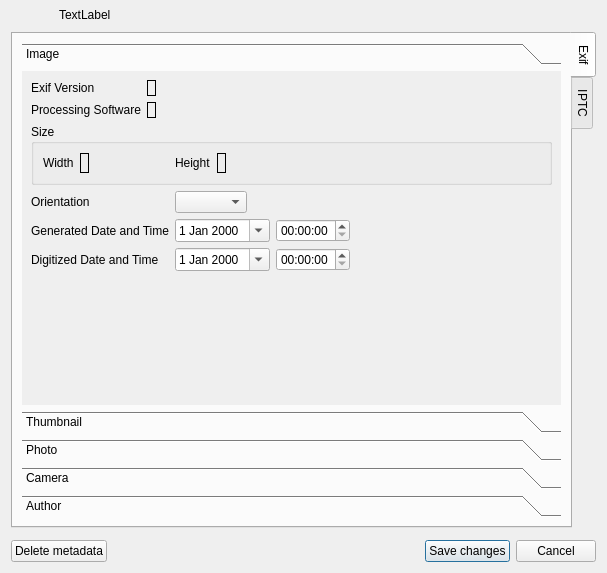
<?xml version="1.0" encoding="UTF-8"?>
<ui version="4.0">
 <class>MetadataDialog</class>
 <widget class="QDialog" name="MetadataDialog">
  <property name="geometry">
   <rect>
    <x>0</x>
    <y>0</y>
    <width>607</width>
    <height>573</height>
   </rect>
  </property>
  <property name="windowTitle">
   <string>Metadata - SIR</string>
  </property>
  <layout class="QGridLayout" name="gridLayout_3">
   <property name="topMargin">
    <number>4</number>
   </property>
   <item row="0" column="0">
    <layout class="QHBoxLayout" name="horizontalLayout_3">
     <property name="spacing">
      <number>0</number>
     </property>
     <item>
      <widget class="QPushButton" name="previousButton">
       <property name="sizePolicy">
        <sizepolicy hsizetype="Fixed" vsizetype="Fixed">
         <horstretch>0</horstretch>
         <verstretch>0</verstretch>
        </sizepolicy>
       </property>
       <property name="maximumSize">
        <size>
         <width>24</width>
         <height>24</height>
        </size>
       </property>
       <property name="flat">
        <bool>true</bool>
       </property>
      </widget>
     </item>
     <item>
      <widget class="QPushButton" name="nextButton">
       <property name="sizePolicy">
        <sizepolicy hsizetype="Fixed" vsizetype="Fixed">
         <horstretch>0</horstretch>
         <verstretch>0</verstretch>
        </sizepolicy>
       </property>
       <property name="maximumSize">
        <size>
         <width>24</width>
         <height>24</height>
        </size>
       </property>
       <property name="flat">
        <bool>true</bool>
       </property>
      </widget>
     </item>
     <item>
      <widget class="QLabel" name="filePathLabel">
       <property name="text">
        <string>TextLabel</string>
       </property>
      </widget>
     </item>
    </layout>
   </item>
   <item row="1" column="0">
    <widget class="QTabWidget" name="tabWidget">
     <property name="tabPosition">
      <enum>QTabWidget::East</enum>
     </property>
     <property name="currentIndex">
      <number>0</number>
     </property>
     <widget class="QWidget" name="exifTab">
      <attribute name="title">
       <string>Exif</string>
      </attribute>
      <layout class="QVBoxLayout" name="verticalLayout">
       <item>
        <widget class="QToolBox" name="exifToolBox">
         <property name="currentIndex">
          <number>0</number>
         </property>
         <widget class="QWidget" name="imagePage">
          <property name="geometry">
           <rect>
            <x>0</x>
            <y>0</y>
            <width>540</width>
            <height>318</height>
           </rect>
          </property>
          <attribute name="label">
           <string>Image</string>
          </attribute>
          <layout class="QVBoxLayout" name="verticalLayout_7">
           <item>
            <layout class="QHBoxLayout" name="horizontalLayout_5">
             <item>
              <layout class="QVBoxLayout" name="verticalLayout_9">
               <item>
                <widget class="QLabel" name="label_5">
                 <property name="text">
                  <string>Exif Version</string>
                 </property>
                </widget>
               </item>
               <item>
                <widget class="QLabel" name="label_2">
                 <property name="text">
                  <string>Processing Software</string>
                 </property>
                </widget>
               </item>
              </layout>
             </item>
             <item>
              <layout class="QVBoxLayout" name="verticalLayout_10">
               <item>
                <widget class="QLabel" name="exifVersionLabel">
                 <property name="frameShape">
                  <enum>QFrame::Panel</enum>
                 </property>
                </widget>
               </item>
               <item>
                <widget class="QLabel" name="exifProcessingSoftLabel">
                 <property name="frameShape">
                  <enum>QFrame::Panel</enum>
                 </property>
                </widget>
               </item>
              </layout>
             </item>
             <item>
              <spacer name="horizontalSpacer_5">
               <property name="orientation">
                <enum>Qt::Horizontal</enum>
               </property>
               <property name="sizeHint" stdset="0">
                <size>
                 <width>40</width>
                 <height>20</height>
                </size>
               </property>
              </spacer>
             </item>
            </layout>
           </item>
           <item>
            <widget class="QGroupBox" name="groupBox_4">
             <property name="title">
              <string>Size</string>
             </property>
             <layout class="QHBoxLayout" name="horizontalLayout">
              <item>
               <widget class="QLabel" name="label_8">
                <property name="text">
                 <string>Width</string>
                </property>
               </widget>
              </item>
              <item>
               <widget class="QLabel" name="exifWidthLabel">
                <property name="frameShape">
                 <enum>QFrame::Panel</enum>
                </property>
               </widget>
              </item>
              <item>
               <spacer name="horizontalSpacer_2">
                <property name="orientation">
                 <enum>Qt::Horizontal</enum>
                </property>
                <property name="sizeType">
                 <enum>QSizePolicy::Preferred</enum>
                </property>
                <property name="sizeHint" stdset="0">
                 <size>
                  <width>80</width>
                  <height>20</height>
                 </size>
                </property>
               </spacer>
              </item>
              <item>
               <widget class="QLabel" name="label_6">
                <property name="text">
                 <string>Height</string>
                </property>
               </widget>
              </item>
              <item>
               <widget class="QLabel" name="exifHeightLabel">
                <property name="frameShape">
                 <enum>QFrame::Panel</enum>
                </property>
               </widget>
              </item>
              <item>
               <spacer name="horizontalSpacer_3">
                <property name="orientation">
                 <enum>Qt::Horizontal</enum>
                </property>
                <property name="sizeHint" stdset="0">
                 <size>
                  <width>40</width>
                  <height>20</height>
                 </size>
                </property>
               </spacer>
              </item>
             </layout>
            </widget>
           </item>
           <item>
            <layout class="QGridLayout" name="gridLayout_4">
             <item row="1" column="0">
              <widget class="QLabel" name="label">
               <property name="text">
                <string>Generated Date and Time</string>
               </property>
              </widget>
             </item>
             <item row="0" column="0">
              <widget class="QLabel" name="label_9">
               <property name="text">
                <string>Orientation</string>
               </property>
              </widget>
             </item>
             <item row="2" column="0">
              <widget class="QLabel" name="label_3">
               <property name="text">
                <string>Digitized Date and Time</string>
               </property>
              </widget>
             </item>
             <item row="1" column="3">
              <spacer name="horizontalSpacer">
               <property name="orientation">
                <enum>Qt::Horizontal</enum>
               </property>
               <property name="sizeHint" stdset="0">
                <size>
                 <width>40</width>
                 <height>20</height>
                </size>
               </property>
              </spacer>
             </item>
             <item row="1" column="1">
              <widget class="QDateEdit" name="exifOriginalDateEdit">
               <property name="calendarPopup">
                <bool>true</bool>
               </property>
              </widget>
             </item>
             <item row="2" column="1">
              <widget class="QDateEdit" name="exifDigitizedDateEdit">
               <property name="calendarPopup">
                <bool>true</bool>
               </property>
              </widget>
             </item>
             <item row="1" column="2">
              <widget class="QTimeEdit" name="exifOriginalTimeEdit"/>
             </item>
             <item row="2" column="2">
              <widget class="QTimeEdit" name="exifDigitizedTimeEdit"/>
             </item>
             <item row="0" column="1" colspan="2">
              <widget class="QComboBox" name="exifOrientationComboBox">
               <property name="sizePolicy">
                <sizepolicy hsizetype="Maximum" vsizetype="Fixed">
                 <horstretch>0</horstretch>
                 <verstretch>0</verstretch>
                </sizepolicy>
               </property>
              </widget>
             </item>
            </layout>
           </item>
           <item>
            <spacer name="verticalSpacer_2">
             <property name="orientation">
              <enum>Qt::Vertical</enum>
             </property>
             <property name="sizeHint" stdset="0">
              <size>
               <width>20</width>
               <height>40</height>
              </size>
             </property>
            </spacer>
           </item>
          </layout>
         </widget>
         <widget class="QWidget" name="thumbPage">
          <property name="geometry">
           <rect>
            <x>0</x>
            <y>0</y>
            <width>540</width>
            <height>318</height>
           </rect>
          </property>
          <attribute name="label">
           <string>Thumbnail</string>
          </attribute>
          <layout class="QVBoxLayout" name="verticalLayout_18">
           <item>
            <widget class="QLabel" name="exifThumbnailLabel">
             <property name="text">
              <string>Thumbnail Label</string>
             </property>
             <property name="alignment">
              <set>Qt::AlignCenter</set>
             </property>
             <property name="margin">
              <number>5</number>
             </property>
            </widget>
           </item>
           <item>
            <widget class="QGroupBox" name="groupBox_5">
             <property name="title">
              <string>Size</string>
             </property>
             <layout class="QHBoxLayout" name="horizontalLayout_7">
              <item>
               <widget class="QLabel" name="label_17">
                <property name="text">
                 <string>Width</string>
                </property>
               </widget>
              </item>
              <item>
               <widget class="QLabel" name="exifThumbnailWidthLabel">
                <property name="frameShape">
                 <enum>QFrame::Panel</enum>
                </property>
                <property name="text">
                 <string>TextLabel</string>
                </property>
               </widget>
              </item>
              <item>
               <spacer name="horizontalSpacer_8">
                <property name="orientation">
                 <enum>Qt::Horizontal</enum>
                </property>
                <property name="sizeType">
                 <enum>QSizePolicy::Preferred</enum>
                </property>
                <property name="sizeHint" stdset="0">
                 <size>
                  <width>80</width>
                  <height>20</height>
                 </size>
                </property>
               </spacer>
              </item>
              <item>
               <widget class="QLabel" name="label_18">
                <property name="text">
                 <string>Height</string>
                </property>
               </widget>
              </item>
              <item>
               <widget class="QLabel" name="exifThumbnailHeightLabel">
                <property name="frameShape">
                 <enum>QFrame::Panel</enum>
                </property>
                <property name="text">
                 <string>TextLabel</string>
                </property>
               </widget>
              </item>
              <item>
               <spacer name="horizontalSpacer_9">
                <property name="orientation">
                 <enum>Qt::Horizontal</enum>
                </property>
                <property name="sizeHint" stdset="0">
                 <size>
                  <width>40</width>
                  <height>20</height>
                 </size>
                </property>
               </spacer>
              </item>
             </layout>
            </widget>
           </item>
           <item>
            <spacer name="verticalSpacer_4">
             <property name="orientation">
              <enum>Qt::Vertical</enum>
             </property>
             <property name="sizeHint" stdset="0">
              <size>
               <width>20</width>
               <height>40</height>
              </size>
             </property>
            </spacer>
           </item>
          </layout>
         </widget>
         <widget class="QWidget" name="photoPage">
          <property name="geometry">
           <rect>
            <x>0</x>
            <y>0</y>
            <width>540</width>
            <height>318</height>
           </rect>
          </property>
          <attribute name="label">
           <string>Photo</string>
          </attribute>
          <layout class="QGridLayout" name="gridLayout">
           <item row="5" column="0" colspan="5">
            <widget class="QGroupBox" name="groupBox_6">
             <property name="title">
              <string>Exposure program</string>
             </property>
             <layout class="QVBoxLayout" name="verticalLayout_22">
              <item>
               <widget class="QComboBox" name="exifExpProgramComboBox">
                <property name="sizePolicy">
                 <sizepolicy hsizetype="Expanding" vsizetype="Fixed">
                  <horstretch>0</horstretch>
                  <verstretch>0</verstretch>
                 </sizepolicy>
                </property>
               </widget>
              </item>
             </layout>
            </widget>
           </item>
           <item row="6" column="0" colspan="5">
            <widget class="QGroupBox" name="groupBox_7">
             <property name="title">
              <string>Light metering mode</string>
             </property>
             <layout class="QVBoxLayout" name="verticalLayout_23">
              <item>
               <widget class="QComboBox" name="exifLightMeteringModeComboBox">
                <property name="sizePolicy">
                 <sizepolicy hsizetype="Expanding" vsizetype="Fixed">
                  <horstretch>0</horstretch>
                  <verstretch>0</verstretch>
                 </sizepolicy>
                </property>
               </widget>
              </item>
             </layout>
            </widget>
           </item>
           <item row="7" column="0" colspan="5">
            <widget class="QGroupBox" name="groupBox_8">
             <property name="title">
              <string>Flash mode</string>
             </property>
             <layout class="QVBoxLayout" name="verticalLayout_24">
              <item>
               <widget class="QComboBox" name="exifFlashModeComboBox">
                <property name="sizePolicy">
                 <sizepolicy hsizetype="Expanding" vsizetype="Fixed">
                  <horstretch>0</horstretch>
                  <verstretch>0</verstretch>
                 </sizepolicy>
                </property>
               </widget>
              </item>
             </layout>
            </widget>
           </item>
           <item row="0" column="0">
            <widget class="QLabel" name="label_11">
             <property name="text">
              <string>Focal length</string>
             </property>
            </widget>
           </item>
           <item row="3" column="0">
            <widget class="QLabel" name="label_7">
             <property name="text">
              <string>Exposure time</string>
             </property>
            </widget>
           </item>
           <item row="4" column="0">
            <widget class="QLabel" name="label_13">
             <property name="text">
              <string>Exposure bias</string>
             </property>
            </widget>
           </item>
           <item row="0" column="1">
            <widget class="QDoubleSpinBox" name="exifFocalLengthSpinBox">
             <property name="suffix">
              <string> mm</string>
             </property>
             <property name="decimals">
              <number>1</number>
             </property>
             <property name="singleStep">
              <double>0.100000000000000</double>
             </property>
            </widget>
           </item>
           <item row="3" column="1">
            <widget class="TimeComboBox" name="exifExpTimeComboBox">
             <property name="editable">
              <bool>true</bool>
             </property>
             <item>
              <property name="text">
               <string>1/2000 s</string>
              </property>
             </item>
             <item>
              <property name="text">
               <string>1/1600 s</string>
              </property>
             </item>
             <item>
              <property name="text">
               <string>1/1250 s</string>
              </property>
             </item>
             <item>
              <property name="text">
               <string>1/1000 s</string>
              </property>
             </item>
             <item>
              <property name="text">
               <string>1/800 s</string>
              </property>
             </item>
             <item>
              <property name="text">
               <string>1/640 s</string>
              </property>
             </item>
             <item>
              <property name="text">
               <string>1/500 s</string>
              </property>
             </item>
             <item>
              <property name="text">
               <string>1/400 s</string>
              </property>
             </item>
             <item>
              <property name="text">
               <string>1/320 s</string>
              </property>
             </item>
             <item>
              <property name="text">
               <string>1/250 s</string>
              </property>
             </item>
             <item>
              <property name="text">
               <string>1/200 s</string>
              </property>
             </item>
             <item>
              <property name="text">
               <string>1/160 s</string>
              </property>
             </item>
             <item>
              <property name="text">
               <string>1/125 s</string>
              </property>
             </item>
             <item>
              <property name="text">
               <string>1/100 s</string>
              </property>
             </item>
             <item>
              <property name="text">
               <string>1/80 s</string>
              </property>
             </item>
             <item>
              <property name="text">
               <string>1/60 s</string>
              </property>
             </item>
             <item>
              <property name="text">
               <string>1/50 s</string>
              </property>
             </item>
             <item>
              <property name="text">
               <string>1/40 s</string>
              </property>
             </item>
             <item>
              <property name="text">
               <string>1/30 s</string>
              </property>
             </item>
             <item>
              <property name="text">
               <string>1/25 s</string>
              </property>
             </item>
             <item>
              <property name="text">
               <string>1/20 s</string>
              </property>
             </item>
             <item>
              <property name="text">
               <string>1/15 s</string>
              </property>
             </item>
             <item>
              <property name="text">
               <string>1/13 s</string>
              </property>
             </item>
             <item>
              <property name="text">
               <string>1/10 s</string>
              </property>
             </item>
             <item>
              <property name="text">
               <string>1/8 s</string>
              </property>
             </item>
             <item>
              <property name="text">
               <string>1/6 s</string>
              </property>
             </item>
             <item>
              <property name="text">
               <string>1/5 s</string>
              </property>
             </item>
             <item>
              <property name="text">
               <string>1/4 s</string>
              </property>
             </item>
             <item>
              <property name="text">
               <string>1/3 s</string>
              </property>
             </item>
             <item>
              <property name="text">
               <string>2/5 s</string>
              </property>
             </item>
             <item>
              <property name="text">
               <string>1/2 s</string>
              </property>
             </item>
             <item>
              <property name="text">
               <string>2/3 s</string>
              </property>
             </item>
             <item>
              <property name="text">
               <string>4/5 s</string>
              </property>
             </item>
             <item>
              <property name="text">
               <string>1 s</string>
              </property>
             </item>
             <item>
              <property name="text">
               <string>1 1/3 s</string>
              </property>
             </item>
             <item>
              <property name="text">
               <string>1 2/3 s</string>
              </property>
             </item>
             <item>
              <property name="text">
               <string>2 s</string>
              </property>
             </item>
             <item>
              <property name="text">
               <string>2 1/2 s</string>
              </property>
             </item>
             <item>
              <property name="text">
               <string>3 1/5 s</string>
              </property>
             </item>
             <item>
              <property name="text">
               <string>4 s</string>
              </property>
             </item>
             <item>
              <property name="text">
               <string>5 s</string>
              </property>
             </item>
             <item>
              <property name="text">
               <string>6 s</string>
              </property>
             </item>
             <item>
              <property name="text">
               <string>8 s</string>
              </property>
             </item>
             <item>
              <property name="text">
               <string>10 s</string>
              </property>
             </item>
             <item>
              <property name="text">
               <string>13 s</string>
              </property>
             </item>
             <item>
              <property name="text">
               <string>15 s</string>
              </property>
             </item>
            </widget>
           </item>
           <item row="4" column="1">
            <widget class="QDoubleSpinBox" name="exifExpBiasSpinBox">
             <property name="suffix">
              <string>EV</string>
             </property>
             <property name="decimals">
              <number>1</number>
             </property>
             <property name="minimum">
              <double>-100.099999999999994</double>
             </property>
             <property name="singleStep">
              <double>0.500000000000000</double>
             </property>
            </widget>
           </item>
           <item row="0" column="3">
            <widget class="QLabel" name="label_10">
             <property name="text">
              <string>Aperture</string>
             </property>
            </widget>
           </item>
           <item row="3" column="3">
            <widget class="QLabel" name="label_12">
             <property name="text">
              <string>Shutter Speed</string>
             </property>
            </widget>
           </item>
           <item row="4" column="3">
            <widget class="QLabel" name="label_4">
             <property name="text">
              <string>ISO Speed</string>
             </property>
            </widget>
           </item>
           <item row="0" column="4">
            <widget class="QDoubleSpinBox" name="exifApertureSpinBox">
             <property name="prefix">
              <string>F</string>
             </property>
             <property name="decimals">
              <number>1</number>
             </property>
            </widget>
           </item>
           <item row="3" column="4">
            <widget class="TimeComboBox" name="exifShutterTimeComboBox">
             <property name="editable">
              <bool>true</bool>
             </property>
             <item>
              <property name="text">
               <string>1/2048 s</string>
              </property>
             </item>
             <item>
              <property name="text">
               <string>1/1024 s</string>
              </property>
             </item>
             <item>
              <property name="text">
               <string>1/512 s</string>
              </property>
             </item>
             <item>
              <property name="text">
               <string>1/256 s</string>
              </property>
             </item>
             <item>
              <property name="text">
               <string>1/128 s</string>
              </property>
             </item>
             <item>
              <property name="text">
               <string>1/64 s</string>
              </property>
             </item>
             <item>
              <property name="text">
               <string>1/32 s</string>
              </property>
             </item>
             <item>
              <property name="text">
               <string>1/16 s</string>
              </property>
             </item>
             <item>
              <property name="text">
               <string>1/8 s</string>
              </property>
             </item>
             <item>
              <property name="text">
               <string>1/4 s</string>
              </property>
             </item>
             <item>
              <property name="text">
               <string>1/2 s</string>
              </property>
             </item>
             <item>
              <property name="text">
               <string>1 s</string>
              </property>
             </item>
             <item>
              <property name="text">
               <string>2 s</string>
              </property>
             </item>
             <item>
              <property name="text">
               <string>4 s</string>
              </property>
             </item>
             <item>
              <property name="text">
               <string>8 s</string>
              </property>
             </item>
            </widget>
           </item>
           <item row="4" column="4">
            <widget class="QSpinBox" name="exifIsoSpeedSpinBox">
             <property name="maximum">
              <number>10000</number>
             </property>
             <property name="singleStep">
              <number>50</number>
             </property>
            </widget>
           </item>
           <item row="3" column="2">
            <spacer name="horizontalSpacer_6">
             <property name="orientation">
              <enum>Qt::Horizontal</enum>
             </property>
             <property name="sizeType">
              <enum>QSizePolicy::Preferred</enum>
             </property>
             <property name="sizeHint" stdset="0">
              <size>
               <width>40</width>
               <height>20</height>
              </size>
             </property>
            </spacer>
           </item>
           <item row="8" column="0" colspan="5">
            <spacer name="verticalSpacer_3">
             <property name="orientation">
              <enum>Qt::Vertical</enum>
             </property>
             <property name="sizeHint" stdset="0">
              <size>
               <width>20</width>
               <height>40</height>
              </size>
             </property>
            </spacer>
           </item>
          </layout>
         </widget>
         <widget class="QWidget" name="camPage">
          <property name="geometry">
           <rect>
            <x>0</x>
            <y>0</y>
            <width>540</width>
            <height>318</height>
           </rect>
          </property>
          <attribute name="label">
           <string>Camera</string>
          </attribute>
          <layout class="QVBoxLayout" name="verticalLayout_21">
           <item>
            <layout class="QHBoxLayout" name="horizontalLayout_9">
             <item>
              <layout class="QVBoxLayout" name="verticalLayout_19">
               <item>
                <widget class="QLabel" name="label_20">
                 <property name="text">
                  <string>Manufacturer</string>
                 </property>
                </widget>
               </item>
               <item>
                <widget class="QLabel" name="label_21">
                 <property name="text">
                  <string>Model</string>
                 </property>
                </widget>
               </item>
              </layout>
             </item>
             <item>
              <layout class="QVBoxLayout" name="verticalLayout_20">
               <item>
                <widget class="HistoryComboBox" name="exifManufacturerComboBox">
                 <property name="sizePolicy">
                  <sizepolicy hsizetype="Expanding" vsizetype="Fixed">
                   <horstretch>0</horstretch>
                   <verstretch>0</verstretch>
                  </sizepolicy>
                 </property>
                </widget>
               </item>
               <item>
                <widget class="HistoryComboBox" name="exifModelComboBox">
                 <property name="sizePolicy">
                  <sizepolicy hsizetype="Expanding" vsizetype="Fixed">
                   <horstretch>0</horstretch>
                   <verstretch>0</verstretch>
                  </sizepolicy>
                 </property>
                </widget>
               </item>
              </layout>
             </item>
            </layout>
           </item>
           <item>
            <spacer name="verticalSpacer_5">
             <property name="orientation">
              <enum>Qt::Vertical</enum>
             </property>
             <property name="sizeHint" stdset="0">
              <size>
               <width>20</width>
               <height>40</height>
              </size>
             </property>
            </spacer>
           </item>
          </layout>
         </widget>
         <widget class="QWidget" name="authorPage">
          <property name="geometry">
           <rect>
            <x>0</x>
            <y>0</y>
            <width>540</width>
            <height>318</height>
           </rect>
          </property>
          <attribute name="label">
           <string>Author</string>
          </attribute>
          <layout class="QVBoxLayout" name="verticalLayout_5">
           <item>
            <widget class="QGroupBox" name="groupBox">
             <property name="title">
              <string>Artist</string>
             </property>
             <layout class="QVBoxLayout" name="verticalLayout_2">
              <item>
               <widget class="HistoryComboBox" name="exifArtistComboBox"/>
              </item>
             </layout>
            </widget>
           </item>
           <item>
            <widget class="QGroupBox" name="groupBox_2">
             <property name="title">
              <string>Copyright</string>
             </property>
             <layout class="QVBoxLayout" name="verticalLayout_3">
              <item>
               <widget class="HistoryComboBox" name="exifCopyrightComboBox"/>
              </item>
             </layout>
            </widget>
           </item>
           <item>
            <widget class="QGroupBox" name="groupBox_3">
             <property name="title">
              <string>User Comment</string>
             </property>
             <layout class="QVBoxLayout" name="verticalLayout_6">
              <item>
               <widget class="HistoryComboBox" name="exifUserCommentComboBox"/>
              </item>
             </layout>
            </widget>
           </item>
           <item>
            <spacer name="verticalSpacer">
             <property name="orientation">
              <enum>Qt::Vertical</enum>
             </property>
             <property name="sizeHint" stdset="0">
              <size>
               <width>20</width>
               <height>40</height>
              </size>
             </property>
            </spacer>
           </item>
          </layout>
         </widget>
        </widget>
       </item>
      </layout>
     </widget>
     <widget class="QWidget" name="iptcTab">
      <attribute name="title">
       <string>IPTC</string>
      </attribute>
      <layout class="QGridLayout" name="gridLayout_2">
       <item row="4" column="0">
        <widget class="QLabel" name="label_24">
         <property name="text">
          <string>Copyright:</string>
         </property>
        </widget>
       </item>
       <item row="0" column="0">
        <widget class="QLabel" name="label_14">
         <property name="text">
          <string>Model version:</string>
         </property>
        </widget>
       </item>
       <item row="8" column="0">
        <widget class="QLabel" name="label_28">
         <property name="text">
          <string>Country:</string>
         </property>
        </widget>
       </item>
       <item row="1" column="1">
        <widget class="QDateEdit" name="iptcCreatedDateEdit">
         <property name="calendarPopup">
          <bool>true</bool>
         </property>
        </widget>
       </item>
       <item row="2" column="0">
        <widget class="QLabel" name="label_22">
         <property name="text">
          <string>Digitized date:</string>
         </property>
        </widget>
       </item>
       <item row="1" column="0">
        <widget class="QLabel" name="label_15">
         <property name="text">
          <string>Created date:</string>
         </property>
        </widget>
       </item>
       <item row="4" column="1" colspan="3">
        <widget class="QLineEdit" name="iptcCopyrightLineEdit"/>
       </item>
       <item row="6" column="1" colspan="3">
        <widget class="QLineEdit" name="iptcKeywordsLineEdit"/>
       </item>
       <item row="1" column="3">
        <widget class="QTimeEdit" name="iptcCreatedTimeEdit"/>
       </item>
       <item row="6" column="0">
        <widget class="QLabel" name="label_26">
         <property name="text">
          <string>Keywords:</string>
         </property>
        </widget>
       </item>
       <item row="2" column="2">
        <widget class="QLabel" name="label_16">
         <property name="text">
          <string>Digitized time:</string>
         </property>
        </widget>
       </item>
       <item row="3" column="1" colspan="3">
        <widget class="QLineEdit" name="iptcByLineEdit"/>
       </item>
       <item row="0" column="1">
        <widget class="QLabel" name="iptcVersionLabel">
         <property name="frameShape">
          <enum>QFrame::Panel</enum>
         </property>
         <property name="text">
          <string>TextLabel</string>
         </property>
        </widget>
       </item>
       <item row="2" column="1">
        <widget class="QDateEdit" name="iptcDigitizedDateEdit">
         <property name="calendarPopup">
          <bool>true</bool>
         </property>
        </widget>
       </item>
       <item row="7" column="0">
        <widget class="QLabel" name="label_27">
         <property name="text">
          <string>Description:</string>
         </property>
         <property name="alignment">
          <set>Qt::AlignLeading|Qt::AlignLeft|Qt::AlignTop</set>
         </property>
        </widget>
       </item>
       <item row="5" column="1" colspan="3">
        <widget class="QLineEdit" name="iptcObjectNameLineEdit"/>
       </item>
       <item row="9" column="1" colspan="3">
        <widget class="QLineEdit" name="iptcCityLineEdit"/>
       </item>
       <item row="7" column="1" colspan="3">
        <widget class="QPlainTextEdit" name="iptcDescriptionTextEdit">
         <property name="sizePolicy">
          <sizepolicy hsizetype="Expanding" vsizetype="Maximum">
           <horstretch>0</horstretch>
           <verstretch>0</verstretch>
          </sizepolicy>
         </property>
        </widget>
       </item>
       <item row="1" column="2">
        <widget class="QLabel" name="label_19">
         <property name="text">
          <string>Created time:</string>
         </property>
        </widget>
       </item>
       <item row="9" column="0">
        <widget class="QLabel" name="label_29">
         <property name="text">
          <string>City:</string>
         </property>
        </widget>
       </item>
       <item row="3" column="0">
        <widget class="QLabel" name="label_23">
         <property name="text">
          <string>Author:</string>
         </property>
        </widget>
       </item>
       <item row="10" column="0">
        <widget class="QLabel" name="label_30">
         <property name="text">
          <string>Edit status:</string>
         </property>
        </widget>
       </item>
       <item row="8" column="1" colspan="3">
        <widget class="QLineEdit" name="iptcCountryLineEdit"/>
       </item>
       <item row="2" column="3">
        <widget class="QTimeEdit" name="iptcDigitizedTimeEdit"/>
       </item>
       <item row="5" column="0">
        <widget class="QLabel" name="label_25">
         <property name="text">
          <string>Object name:</string>
         </property>
        </widget>
       </item>
       <item row="10" column="1" colspan="2">
        <widget class="HistoryComboBox" name="iptcEditStatusComboBox"/>
       </item>
      </layout>
     </widget>
    </widget>
   </item>
   <item row="2" column="0">
    <layout class="QHBoxLayout" name="buttonsLayout">
     <property name="topMargin">
      <number>6</number>
     </property>
     <item>
      <widget class="QPushButton" name="deleteButton">
       <property name="text">
        <string>Delete metadata</string>
       </property>
       <property name="autoDefault">
        <bool>false</bool>
       </property>
      </widget>
     </item>
     <item>
      <spacer name="buttonsSpacer">
       <property name="orientation">
        <enum>Qt::Horizontal</enum>
       </property>
       <property name="sizeHint" stdset="0">
        <size>
         <width>40</width>
         <height>20</height>
        </size>
       </property>
      </spacer>
     </item>
     <item>
      <widget class="QPushButton" name="saveButton">
       <property name="text">
        <string>Save changes</string>
       </property>
       <property name="default">
        <bool>true</bool>
       </property>
      </widget>
     </item>
     <item>
      <widget class="QPushButton" name="cancelButton">
       <property name="text">
        <string>Cancel</string>
       </property>
      </widget>
     </item>
    </layout>
   </item>
  </layout>
 </widget>
 <customwidgets>
  <customwidget>
   <class>HistoryComboBox</class>
   <extends>QComboBox</extends>
   <header>widgets/HistoryComboBox.hpp</header>
  </customwidget>
  <customwidget>
   <class>TimeComboBox</class>
   <extends>QComboBox</extends>
   <header>widgets/TimeComboBox.hpp</header>
  </customwidget>
 </customwidgets>
 <resources>
  <include location="../application.qrc"/>
 </resources>
 <connections/>
</ui>
